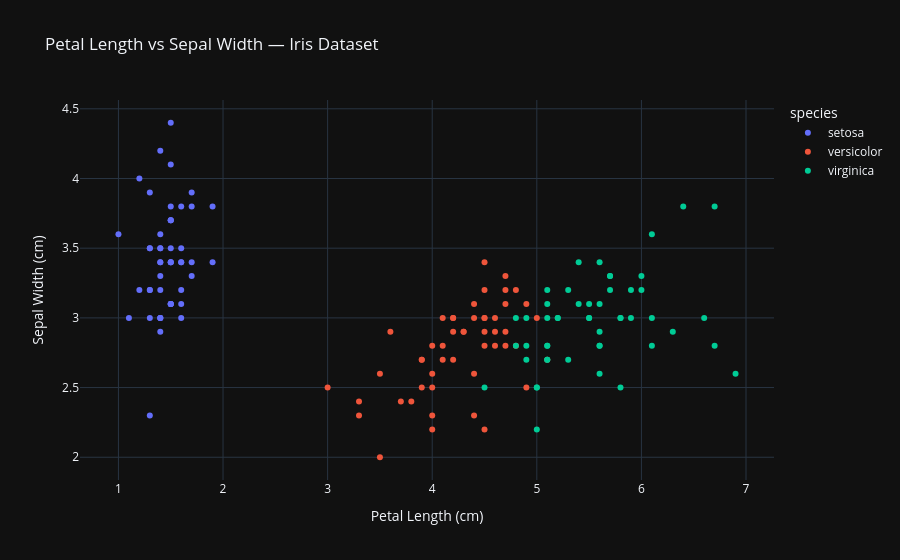

The code cell stored with this chart in its notebook:
### Code cell
df = plt.data.iris()

fig = plt.scatter(
    df,
    x='petal_length',
    y='sepal_width',
    color='species',
    title='Petal Length vs Sepal Width — Iris Dataset',
    labels={
        'petal_length': 'Petal Length (cm)',
        'sepal_width':  'Sepal Width (cm)',
    },
    template='plotly_dark',
)

fig.show()

### Figure 1 — Plotly figure (JSON) as saved in the notebook; plotly's stock layout.template omitted (floating-point values rounded to 4 significant figures)
{"data": [{"hovertemplate": "species=setosa<br>Petal Length (cm)=%{x}<br>Sepal Width (cm)=%{y}<extra></extra>", "legendgroup": "setosa", "marker": {"color": "#636efa", "symbol": "circle"}, "mode": "markers", "name": "setosa", "orientation": "v", "showlegend": true, "type": "scatter", "x": [1.4, 1.4, 1.3, 1.5, 1.4, 1.7, 1.4, 1.5, 1.4, 1.5, 1.5, 1.6, 1.4, 1.1, 1.2, 1.5, 1.3, 1.4, 1.7, 1.5, 1.7, 1.5, 1, 1.7, 1.9, 1.6, 1.6, 1.5, 1.4, 1.6, 1.6, 1.5, 1.5, 1.4, 1.5, 1.2, 1.3, 1.5, 1.3, 1.5, 1.3, 1.3, 1.3, 1.6, 1.9, 1.4, 1.6, 1.4, 1.5, 1.4], "xaxis": "x", "y": [3.5, 3, 3.2, 3.1, 3.6, 3.9, 3.4, 3.4, 2.9, 3.1, 3.7, 3.4, 3, 3, 4, 4.4, 3.9, 3.5, 3.8, 3.8, 3.4, 3.7, 3.6, 3.3, 3.4, 3, 3.4, 3.5, 3.4, 3.2, 3.1, 3.4, 4.1, 4.2, 3.1, 3.2, 3.5, 3.1, 3, 3.4, 3.5, 2.3, 3.2, 3.5, 3.8, 3, 3.8, 3.2, 3.7, 3.3], "yaxis": "y"}, {"hovertemplate": "species=versicolor<br>Petal Length (cm)=%{x}<br>Sepal Width (cm)=%{y}<extra></extra>", "legendgroup": "versicolor", "marker": {"color": "#EF553B", "symbol": "circle"}, "mode": "markers", "name": "versicolor", "orientation": "v", "showlegend": true, "type": "scatter", "x": [4.7, 4.5, 4.9, 4, 4.6, 4.5, 4.7, 3.3, 4.6, 3.9, 3.5, 4.2, 4, 4.7, 3.6, 4.4, 4.5, 4.1, 4.5, 3.9, 4.8, 4, 4.9, 4.7, 4.3, 4.4, 4.8, 5, 4.5, 3.5, 3.8, 3.7, 3.9, 5.1, 4.5, 4.5, 4.7, 4.4, 4.1, 4, 4.4, 4.6, 4, 3.3, 4.2, 4.2, 4.2, 4.3, 3, 4.1], "xaxis": "x", "y": [3.2, 3.2, 3.1, 2.3, 2.8, 2.8, 3.3, 2.4, 2.9, 2.7, 2, 3, 2.2, 2.9, 2.9, 3.1, 3, 2.7, 2.2, 2.5, 3.2, 2.8, 2.5, 2.8, 2.9, 3, 2.8, 3, 2.9, 2.6, 2.4, 2.4, 2.7, 2.7, 3, 3.4, 3.1, 2.3, 3, 2.5, 2.6, 3, 2.6, 2.3, 2.7, 3, 2.9, 2.9, 2.5, 2.8], "yaxis": "y"}, {"hovertemplate": "species=virginica<br>Petal Length (cm)=%{x}<br>Sepal Width (cm)=%{y}<extra></extra>", "legendgroup": "virginica", "marker": {"color": "#00cc96", "symbol": "circle"}, "mode": "markers", "name": "virginica", "orientation": "v", "showlegend": true, "type": "scatter", "x": [6, 5.1, 5.9, 5.6, 5.8, 6.6, 4.5, 6.3, 5.8, 6.1, 5.1, 5.3, 5.5, 5, 5.1, 5.3, 5.5, 6.7, 6.9, 5, 5.7, 4.9, 6.7, 4.9, 5.7, 6, 4.8, 4.9, 5.6, 5.8, 6.1, 6.4, 5.6, 5.1, 5.6, 6.1, 5.6, 5.5, 4.8, 5.4, 5.6, 5.1, 5.1, 5.9, 5.7, 5.2, 5, 5.2, 5.4, 5.1], "xaxis": "x", "y": [3.3, 2.7, 3, 2.9, 3, 3, 2.5, 2.9, 2.5, 3.6, 3.2, 2.7, 3, 2.5, 2.8, 3.2, 3, 3.8, 2.6, 2.2, 3.2, 2.8, 2.8, 2.7, 3.3, 3.2, 2.8, 3, 2.8, 3, 2.8, 3.8, 2.8, 2.8, 2.6, 3, 3.4, 3.1, 3, 3.1, 3.1, 3.1, 2.7, 3.2, 3.3, 3, 2.5, 3, 3.4, 3], "yaxis": "y"}], "layout": {"autosize": true, "legend": {"title": {"text": "species"}, "tracegroupgap": 0}, "title": {"text": "Petal Length vs Sepal Width — Iris Dataset"}, "xaxis": {"anchor": "y", "autorange": true, "domain": [0, 1], "range": [0.6411, 7.259], "title": {"text": "Petal Length (cm)"}, "type": "linear"}, "yaxis": {"anchor": "x", "autorange": true, "domain": [0, 1], "range": [1.802, 4.598], "title": {"text": "Sepal Width (cm)"}, "type": "linear"}}}
